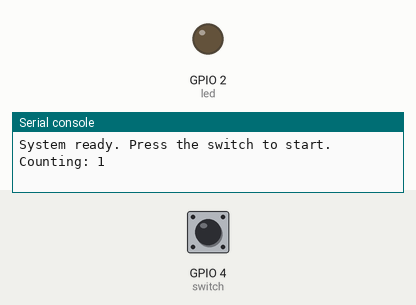
Bench run of a program on a simulated ESP32 board running MicroPython. On the bench: output pins drawn as LEDs (lit = HIGH), the last lines printed to the serial console. The test bench sets the inputs (shaded band); at power-on: GPIO 4 (switch) HIGH.

Above: at 1.2 s.
1.3 s: GPIO 4 (switch) pulled LOW for 0.15 s
At 6.8 s:
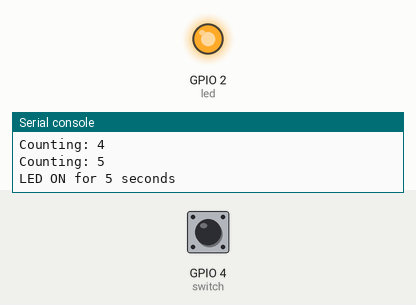
Timing chart, 0 to 13.4 s (numbered marks = the images above; inputs shaded):
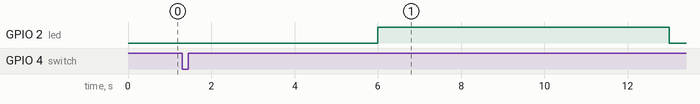

The program:

ccnt.py
```python
from machine import Pin, Timer
import time
# LED on GPIO2 (built-in LED in many ESP32 boards)
led = Pin(2, Pin.OUT)
# Switch on GPIO4 (you can change pin based on your board)
switch = Pin(4, Pin.IN, Pin.PULL_UP)

timer_count = Timer(0) # For counting 5 seconds
timer_blink = Timer(1) # For blinking LED with variable delay
# Global variables
count = 0
state = "IDLE"
blink_stage = 0
on_off = 0 # 0 = OFF, 1 = ON
# Timer callback: counts 1 to 5 seconds
def count_up(t):
    global count, state
    count += 1
    print("Counting:", count)
    if count >= 5: # After 5 seconds
        timer_count.deinit() # stop counting timer
        count = 0
        state = "LED_ON"
        led.value(1) # Turn LED ON
        print("LED ON for 5 seconds")
        time.sleep(5) # Keep LED ON for 5 sec
        led.value(0) # Turn LED OFF
        print("LED OFF")
        state = "BLINK"
        start_blink_sequence()
# Function to handle variable blink pattern
def blink_handler(t):
    global blink_stage, on_off
    if on_off == 0:
        led.value(1) # LED ON
        on_off = 1
        duration = (blink_stage + 2) * 1000 # ON duration (2s, 3s, 4s...)
        print(f"LED ON for {blink_stage+2} sec")
    else:
        led.value(0) # LED OFF
        on_off = 0
        duration = (blink_stage + 2) * 1000 # OFF duration
        print(f"LED OFF for {blink_stage+2} sec")
        blink_stage += 1
    if blink_stage > 2: # after 2s, 3s, 4s sequence → stop
        timer_blink.deinit()
        print("Blink sequence finished.")
        return
    timer_blink.init(period=duration, mode=Timer.ONE_SHOT, callback=blink_handler)
 # restart timer with new duration


# Start the special blink sequence
def start_blink_sequence():
    global blink_stage, on_off
    blink_stage = 0
    on_off = 0
    blink_handler(None)
 # trigger first blink manually
# Interrupt handler when switch is pressed
def switch_pressed(pin):
    global state, count
    if state == "IDLE":
        print("Switch pressed! Starting 5-sec count...")
        state = "COUNTING"
        count = 0
timer_count.init(period=1000, mode=Timer.PERIODIC, callback=count_up)

# Attach interrupt to switch (falling edge = button press)
switch.irq(trigger=Pin.IRQ_FALLING, handler=switch_pressed)
print("System ready. Press the switch to start.")
```
